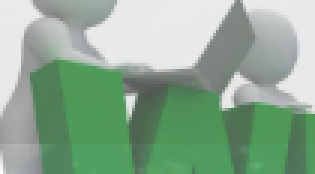
#> input picture process/egp/1000_200_508x517_175_38_20_5_3_1_1_2000_100_1000_100_90_2_matchEvent_finishEvent.png, 105 x 58 px, found by its file name (shown 3 times larger)
$ python PositionUtils.py
#> lines starting #> are read from the running program, lines starting #| are printed output that depends on the picture
### utils/ImageUtils.py
# -*- coding: utf-8 -*-
# @Link    : https://github.com/aicezam/SmartOnmyoji
# @Version : Python3.7.6
# @MIT License Copyright (c) 2022 ACE

from os.path import abspath, dirname
import cv2


class ImageUtils:
    """图像处理，传入的图片格式必须是cv2的格式"""

    def __init__(self):
        super(ImageUtils, self).__init__()

    # [18 lines left out: functions save_img, show_img, not called in this run]

    @staticmethod
    def show_img_and_title(img, title):
        """查看内存中cv2格式的图片"""
        if img is None:
            print("<br>未获取到需要显示的图片！")
        else:
            cv2.namedWindow(title)  # 命名窗口
            cv2.imshow(title, img)  # 显示
            cv2.waitKey(0)
            cv2.destroyAllWindows()

    # [27 lines left out: functions draw_pos_in_img, img_compress, not called in this run]

    @staticmethod
    def get_sift(img):
        """
        :param img: 传入cv2格式的图片，获取特征点信息
        :return: 返回特征点信息
        """
        # 初始化SIFT探测器
        sift = cv2.SIFT_create()
        # cv.xfeatures2d.BEBLID_create(0.75)  # 已过时用法
        kp, des = sift.detectAndCompute(img, None)
        img_sift = [kp, des]
        return img_sift

### utils/PositionUtils.py
# -*- coding: utf-8 -*-
# @Link    : https://github.com/aicezam/SmartOnmyoji
# @Version : Python3.7.6
# @MIT License Copyright (c) 2022 ACE

import cv2
from numpy import int32, float32

from model.Configurations import Configurations
from utils.ImageUtils import ImageUtils


class PositionUtils:
    def __init__(self):
        super(PositionUtils, self).__init__()

    # [80 lines left out: functions get_pos_by_template, template_matching_return_position, template_matching, not called in this run]


class GetPosBySiftMatch:
    def __init__(self):
        super(GetPosBySiftMatch, self).__init__()

    # [16 lines left out: function get_pos_by_sift, not called in this run]

    @staticmethod
    def sift_matching(target_sift, screen_sift, target_hw, target_img, screen_img, debug_status=False):
        """
        特征点匹配，准确度不好说，用起来有点难受，不是那么准确（比如有两个按钮的情况下），但是待检测的目标图片不受缩放、旋转的影响
        :param target_sift: 目标的特征点信息
        :param screen_sift: 截图的特征点信息
        :param target_hw: 目标的高和宽
        :param target_img: cv2格式的目标图片
        :param screen_img: cv2格式的原图
        :param debug_status: 调试模式
        :return: 返回坐标(x,y) 与opencv坐标系对应
        """
        # 利用创建好的特征点检测器去检测两幅图像的特征关键点，
        # 其中kp含有角度、关键点坐标等多个信息，具体怎么提取出坐标点的坐标不清楚，
        # des是特征描述符，每一个特征点对应了一个特征描述符，由一维特征向量构成
        kp1 = target_sift[0]
        des1 = target_sift[1]
        kp2 = screen_sift[0]
        des2 = screen_sift[1]
        min_match_count = 10  # 匹配到的角点数量大于这个数值即匹配成功
        flann_index_kdtree = 0  # 设置Flann参数，这里是为了下一步匹配做准备
        index_params = dict(algorithm=flann_index_kdtree, trees=4)  # 指定匹配的算法和kd树的层数
        search_params = dict(checks=50)  # 指定返回的个数

        # 根据设置的参数创建特征匹配器
        flann = cv2.FlannBasedMatcher(index_params, search_params)

        # 利用创建好的特征匹配器利用k近邻算法来用模板的特征描述符去匹配图像的特征描述符，k指的是返回前k个最匹配的特征区域
        # 返回的是最匹配的两个特征点的信息，返回的类型是一个列表，列表元素的类型是Dmatch数据类型，具体是什么我也不知道
        matches = flann.knnMatch(des1, des2, k=2)

        # 设置好初始匹配值，用来存放特征点
        good = []
        for m, n in matches:
            '''
            比较最近邻距离与次近邻距离的SIFT匹配方式：
            取一幅图像中的一个SIFT关键点，并找出其与另一幅图像中欧式距离最近的前两个关键点，在这两个关键点中，如果最近的距离除以次近的距离得到的比率ratio
            少于某个阈值T，则接受这一对匹配点。因为对于错误匹配，由于特征空间的高维性，相似的距离可能有大量其他的错误匹配，从而它的ratio值比较高。
            显然降低这个比例阈值T，SIFT匹配点数目会减少，但更加稳定，反之亦然。Lowe推荐ratio的阈值为0.8，但作者对大量任意存在尺度、旋转和亮度变化的两幅图片进行匹配，
            结果表明ratio取值在0. 4~0. 6 之间最佳，小于0.4的很少有匹配点，大于0. 6的则存在大量错误匹配点，所以建议ratio的取值原则如下:
            ratio=0. 4：对于准确度要求高的匹配；
            ratio=0. 6：对于匹配点数目要求比较多的匹配；
            ratio=0. 5：一般情况。
            '''
            if m.distance < 0.6 * n.distance:  # m表示大图像上最匹配点的距离，n表示次匹配点的距离，若比值小于0.5则舍弃
                good.append(m)
        if Configurations.debugMode:
            print(f"<br>匹配角点数量：[ {len(good)} ] ,目标数量：[ {min_match_count} ]")
        if len(good) > min_match_count:
            src_pts = float32([kp1[m.queryIdx].pt for m in good]).reshape(-1, 1, 2)
            dst_pts = float32([kp2[m.trainIdx].pt for m in good]).reshape(-1, 1, 2)
            m, mask = cv2.findHomography(src_pts, dst_pts, cv2.RANSAC, 5.0)

            # 绘制匹配成功的连线
            if Configurations.debugMode:
                matches_mask = mask.ravel().tolist()  # ravel方法将数据降维处理，最后并转换成列表格式
                draw_params = dict(matchColor=(0, 255, 0),  # draw matches in green color
                                   singlePointColor=None,
                                   matchesMask=matches_mask,  # draw only inliers
                                   flags=2)
                img3 = cv2.drawMatches(target_img, kp1, screen_img, kp2, good, None, **draw_params)  # 生成cv2格式图片
                img3 = cv2.cvtColor(img3, cv2.COLOR_BGR2RGB)  # 转RGB
                ImageUtils.show_img_and_title(img3, "Sift Matching")  # 测试显示

            # 计算中心坐标
            h, w = target_hw
            print(target_hw)
            pts = float32([[0, 0], [0, h - 1], [w - 1, h - 1], [w - 1, 0]])
            pts =  pts.reshape(-1, 1, 2)
            if m is not None:
                dst = cv2.perspectiveTransform(pts, m)
                arr = int32(dst)
                pos_arr = arr[0] + (arr[2] - arr[0]) // 2
                pos = (int(pos_arr[0][0]), int(pos_arr[0][1]))
                return pos
            else:
                return None
        else:
            return None

if __name__ == '__main__':
    cap = cv2.imread(
        r"E:\learning\python\project\pyauto-script\process\egp\1000_200_508x517_175_38_20_5_3_1_1_2000_100_1000_100_90_2_matchEvent_finishEvent.png")
#> cap is the input picture: shape (58, 105, 3); mean B, G, R 146.5, 169.3, 140.8
    # [4 lines of commented-out code are left out]
    temp = cv2.imread(
        r"E:\learning\python\project\pyauto-script\process\egp\1000_200_508x517_175_38_20_5_3_1_1_2000_100_1000_100_90_2_matchEvent_finishEvent.png")
    temp = cv2.cvtColor(temp, cv2.COLOR_BGR2GRAY)
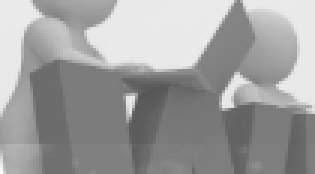
#> temp: shape (58, 105) (shown 3 times larger); min 85, max 252, mean 158.2
    img_src_height = cap.shape[0]
#> img_src_height = 58
    img_src_width = cap.shape[1]  # 匹配原图的宽高
#> img_src_width = 105
    # print(GetPosByTemplateMatch.template_matching(cap, temp, img_src_width, img_src_height, 0.7, True, 1))
    # ImgProcess.show_img(temp)
    cap = cv2.cvtColor(cap, cv2.COLOR_BGR2GRAY)

    cap1 = ImageUtils.get_sift(cap)
#> in get_sift, `kp, des = sift.detectAndCompute(img, None)`: kp = 26 keypoints; strongest (x, y, size): (43, 33, 2.8), (75, 34, 3.3), (79, 27, 3.2), (78, 13, 11.6)
#> cap1 = 2 items
    temp1 = ImageUtils.get_sift(temp)
#> temp1 = 2 items
    print(GetPosBySiftMatch.sift_matching(temp1, cap1, (img_src_height, img_src_width), temp, cap, True))
#> in sift_matching, `kp1 = target_sift[0]`: kp1 has the same summary as kp in get_sift
#> in sift_matching, `kp2 = screen_sift[0]`: kp2 has the same summary as kp in get_sift
#> in sift_matching, `matches = flann.knnMatch(des1, des2, k=2)`: matches = 26 matches
#> the loop in sift_matching, `for m, n in matches:` made 26 passes
#| <br>匹配角点数量：[ 26 ] ,目标数量：[ 10 ]
#> in sift_matching, `src_pts = float32([kp1[m.queryIdx].pt for m in good]).reshape(-1, 1, 2)`: src_pts = 26 rows, first 8: [10.36, 13.64], [12.43, 4.77], [15.95, 26.81], [19, 10.36], [21.42, 15.97], [23.37, 17.65], [31.01, 11.4], [31.34, 17.48]
#> in sift_matching, `dst_pts = float32([kp2[m.trainIdx].pt for m in good]).reshape(-1, 1, 2)`: dst_pts has the same summary as src_pts
#> in sift_matching, `m, mask = cv2.findHomography(src_pts, dst_pts, cv2.RANSAC, 5.0)`: m = [[1, 1.36e-15, -1.15e-14], [-4.46e-16, 1, -5.15e-15], [-1.37e-17, 3.14e-17, 1]]; mask = 26 values from 1 to 1
#> in sift_matching, `draw_params = dict(matchColor=(0, 255, 0),`: draw_params = 4 items
#> in sift_matching, `img3 = cv2.drawMatches(target_img, kp1, screen_img, kp2, good, None, *..`:
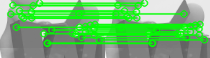
#> img3: shape (58, 210, 3); mean of channels 0, 1, 2 109.9, 186.2, 109.9; drawn as B, G, R
#> in sift_matching, `dst = cv2.perspectiveTransform(pts, m)`: dst = [[-1.15e-14, -5.15e-15], [6.59e-14, 57], [104, 57], [104, -5.15e-14]]
#> in sift_matching, `arr = int32(dst)`: arr = [[0, 0], [0, 57], [104, 57], [104, 0]]
#> in sift_matching, `pos_arr = arr[0] + (arr[2] - arr[0]) // 2`: pos_arr = [[52, 28]]
#> in sift_matching, `pos = (int(pos_arr[0][0]), int(pos_arr[0][1]))`: pos = (52, 28)
#| (52, 28)
